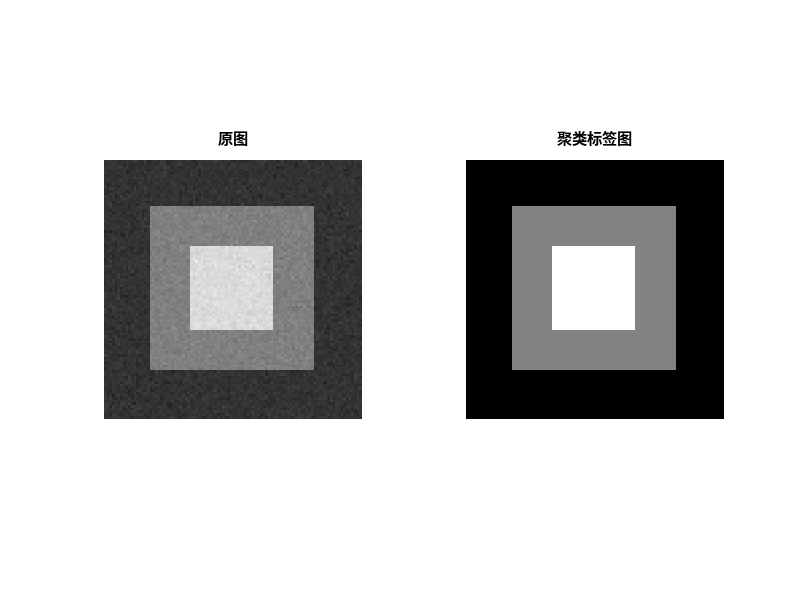

Write MATLAB code to recreate this figure.
%% 12-kmeans-seg.m | 1D 特征空间聚类 / 迭代收敛 / 标签图
%% GNU Octave，零第三方依赖；合成图像，无需任何外部文件
clear; close all; clc;
SHOW = ~strcmp(getenv("IP_HEADLESS"), "1");
% ---- 参数区 ----
N = 96; K = 3; max_iter = 30;
% ---- 造图：三级灰度的同心方环 + 轻微噪声 ----
[X, Y] = meshgrid(1:N, 1:N); randn("seed", 82);
d = max(abs(X-N/2), abs(Y-N/2));
f = 0.20*double(d > 30) + 0.50*double(d > 15 & d <= 30) + 0.85*double(d <= 15);
f = min(max(f + 0.02*randn(N,N), 0), 1);
% ---- 算法：交替更新归属与类中心 ----
data = f(:); centers = [0.15; 0.50; 0.90];
for it = 1:max_iter
  dist = abs(data - centers');       % 自动广播成 numel(data) x K
  [~, idx] = min(dist, [], 2);
  new_centers = centers;
  for k = 1:K
    if any(idx == k), new_centers(k) = mean(data(idx == k)); end
  end
  shift = max(abs(new_centers - centers));
  centers = new_centers;
  if shift < 1e-6, break; end
end
seg = reshape(idx, N, N);
% ---- 数值验证 ----
printf("真值灰度级: 0.20 / 0.70 / 0.85\n");
printf("收敛迭代数 = %d, 最终中心位移 = %.3e\n", it, shift);
printf("学到的类中心: "); printf("%.4f ", centers); printf("\n");
printf("各类像素数: "); printf("%d ", arrayfun(@(k) sum(idx==k), 1:K)); printf("\n");
printf("类内平方和 = %.4f\n", sum((data - centers(idx)).^2));
% ---- 可视化 ----
if SHOW
  figure("name", "12 k-means");
  subplot(1, 2, 1); imagesc(f, [0 1]); colormap gray; axis image off; title("原图");
  subplot(1, 2, 2); imagesc(seg); axis image off; title("聚类标签图");
end
